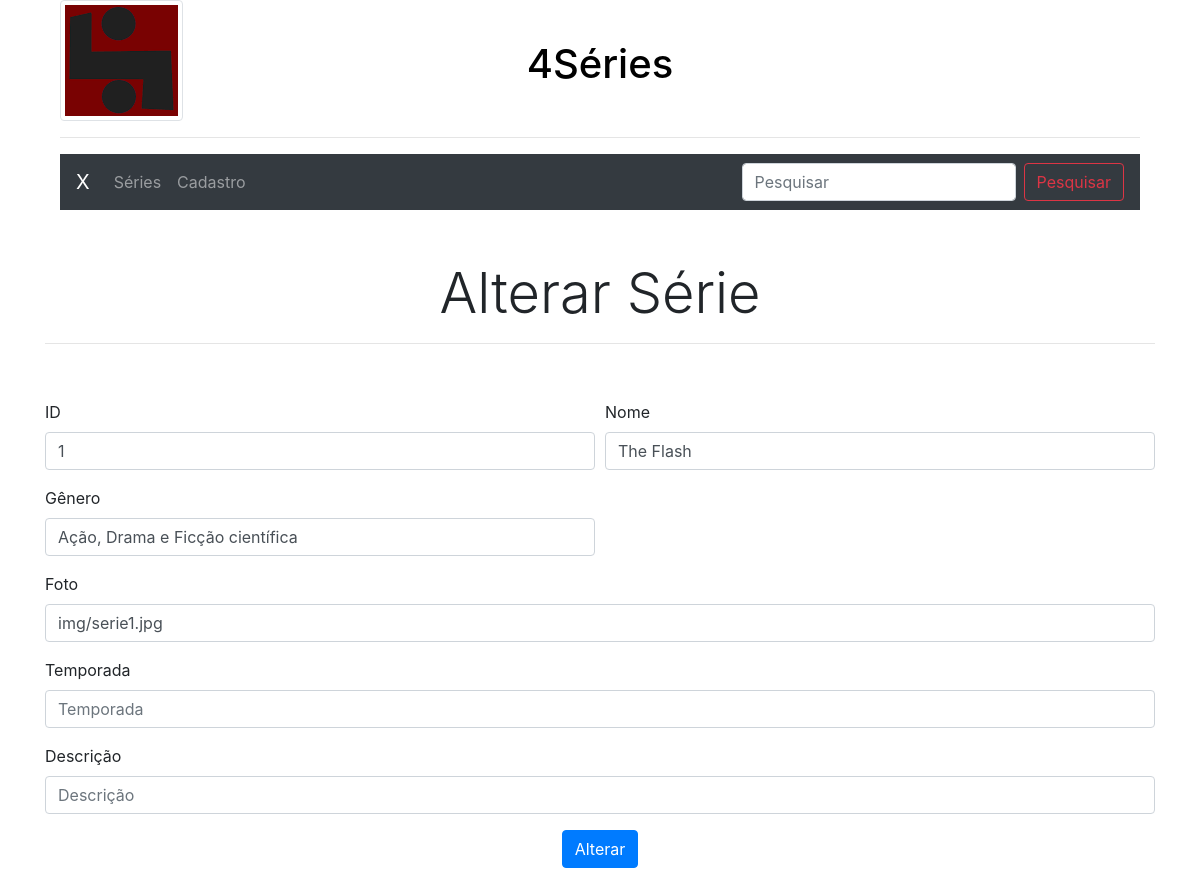
The page /update.php?id=1 on the database as committed earlier.
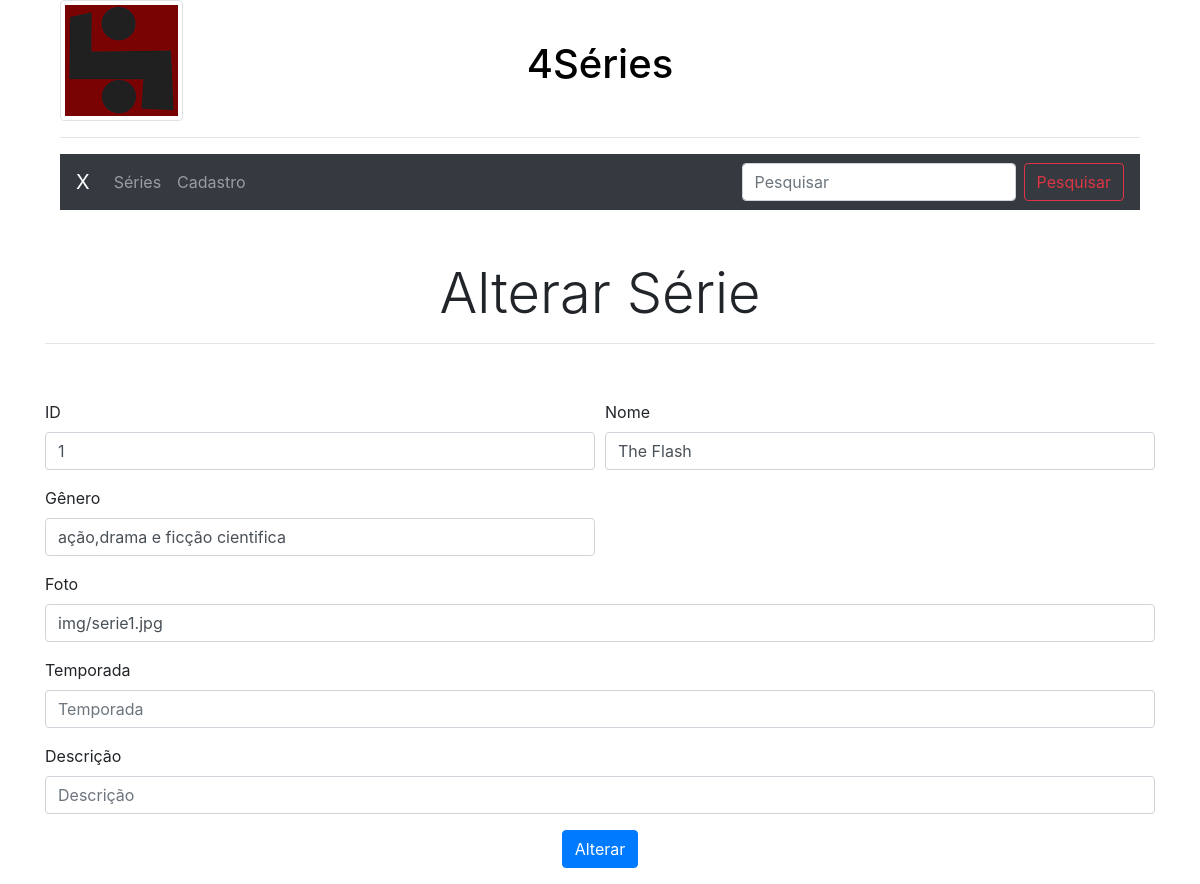
The same page on the database as committed later.
### tables this page shows
CREATE TABLE `series` (
  `id` int(3) NOT NULL,
  `nome` varchar(255) NOT NULL,
  `genero` varchar(255) NOT NULL,
  `foto` varchar(255) NOT NULL,
  `temporada` varchar(255) NOT NULL,
  `descricao` varchar(255) NOT NULL,
  `status` enum('Ativo','Removido') NOT NULL
);

### update.php (the view, shortened to what this page needs)
<div class="container">
<?php
include 'header.php';
include 'conexao.php';
	$sql = "SELECT * FROM series WHERE id=".intval($_GET['id']);
	$res = $conn->query($sql);
	$row = $res->fetch_assoc();
?>
<h1 class="display-4" style="text-align:center; padding-top: 50px ">Alterar Série</h1>
<hr/>
<form method="POST" action="update.php?id=<?php echo $row['id']?>&up=sim" style="padding-top: 40px">
  <div class="form-row">
    <div class="form-group col-md-6">
      <label for="serieId">ID</label>
      <input type="text" class="form-control" id="serieId" placeholder="ID" name="serieId" value="<?php echo $row['id'] ?>">
    </div>
    <div class="form-group col-md-6">
      <label for="serieNome">Nome</label>
      <input type="text" class="form-control" id="serieNome" placeholder="Nome" name="serieNome" value="<?php echo $row['nome'] ?>">
    </div>
    <div class="form-group col-md-6">
      <label for="serieGenero">Gênero</label>
      <input type="text" class="form-control" id="serieGenero" placeholder="Gênero" name="serieGenero" value="<?php echo $row['genero'] ?>">
    </div>
  </div>
  <div class="form-group">
    <label for="serieFoto">Foto</label>
    <input type="text" class="form-control" id="serieFoto" placeholder="Foto" name="serieFoto" value="<?php echo $row['foto'] ?>">
  </div>
   <div class="form-group">
    <label for="serieTemporada">Temporada</label>
    <input type="text" class="form-control" id="serieTemporada" placeholder="Temporada" name="serieTemporada" value="<?php echo $row['temporada'] ?>">
  </div>
   <div class="form-group">
    <label for="serieDescricao">Descrição</label>
    <input type="text" class="form-control" id="serieDescricao" placeholder="Descrição" name="serieDescricao" value="<?php echo $row['descricao'] ?>">
  </div>
<center>
  <button type="submit" class="btn btn-primary">Alterar</button></center>
</form>
</div>

Rows that differ between the two databases and show on the page:
changed series "The Flash": serieGenero "Ação, Drama e Ficção científica" → "ação,drama e ficção cientifica"
